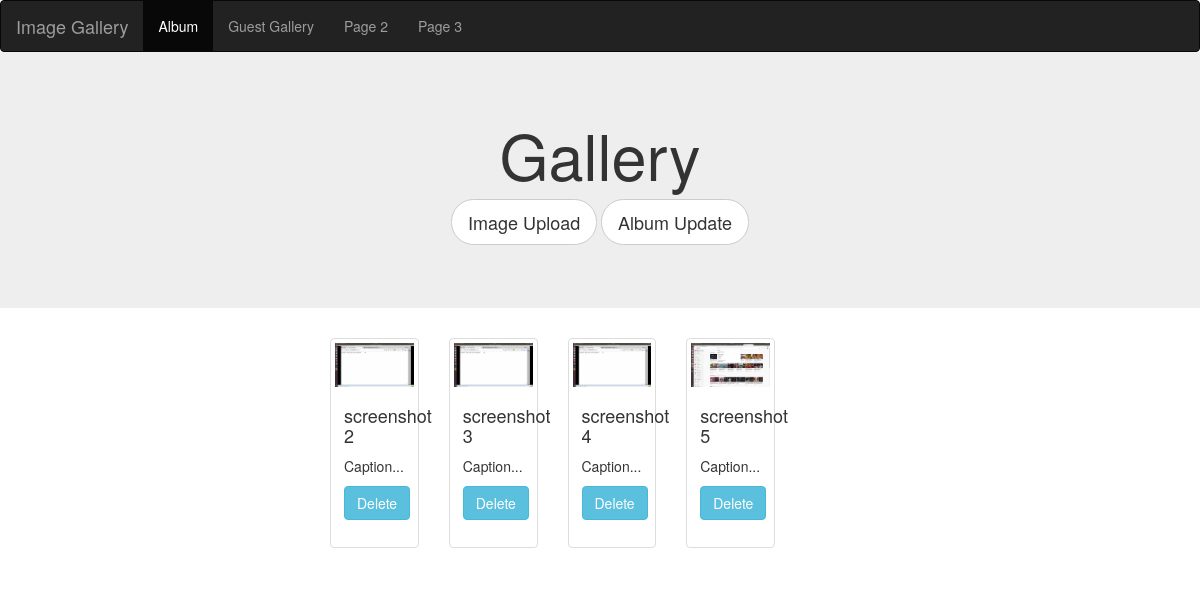
The page /gallery.php?album_id=58 (signed in) on the database its author committed.
### tables this page shows
CREATE TABLE `images` (
  `id` int(11) NOT NULL AUTO_INCREMENT,
  `caption` varchar(200) NOT NULL,
  `size` int(11) NOT NULL,
  `ext` varchar(100) DEFAULT NULL,
  `mime` varchar(100) DEFAULT NULL,
  `original_name` varchar(100) DEFAULT NULL,
  `user_id` int(11) NOT NULL,
  `album_id` int(11) NOT NULL,
  `image_name` varchar(255) NOT NULL,
  `created_at` datetime NOT NULL,
  `updated_at` datetime NOT NULL,
  `deleted_at` datetime DEFAULT NULL,
  `view_status` tinyint(1) NOT NULL,
  PRIMARY KEY (`id`),
  KEY `images_albums_FK` (`album_id`),
  KEY `images_users_FK` (`user_id`),
  CONSTRAINT `images_albums_FK` FOREIGN KEY (`album_id`) REFERENCES `albums` (`id`),
  CONSTRAINT `images_users_FK` FOREIGN KEY (`user_id`) REFERENCES `users` (`id`)
);

### model/view.php (called while the page is built, shortened)
<?php
class view
{
    function display($filename,$details=[],$header='header',$footer='footer'){
        extract($details);
         require_once 'views/'.$filename.'.php';
    }
}
?>

### gallery.php (called while the page is built, shortened)
<?php
require_once "model/view.php";
$data = [];
$object = new Image();
$viewobj = new view();
$albumobj = new Album();
$result = $object->whereClause([
    'user_id'=>$_SESSION['user_id'],
    'album_id'=>$_SESSION['album_id']
]);
$data['images'] = $result;
$album_details=$albumobj->getRecord($_SESSION['album_id']);
$data['album_details'] = $album_details;
$viewobj->display('gallery',$data);
?>

### model/DB.php (called while the page is built, shortened)
<?php
class DB
{
    protected static $connection = NULL;
    protected $_table;
    protected $clause;
    protected $trimmedclause;
    protected function connect()
    {
        try
        {
            if(is_null(self::$connection))
            {
                self::$connection = new PDO('mysql:host='.DB_HOST.';dbname='.DB_NAME,DB_USER,DB_PASS);
                self::$connection->setAttribute(PDO::ATTR_ERRMODE,PDO::ERRMODE_EXCEPTION);
                return self::$connection;
            }
            return self::$connection;
        }
        catch(PDOExeption $e)
        {
            die();
        }
    }
    public function setTable(string $name)
    {
        $this->_table = $name;
    }
    public function getTable() :string
    {
        return $this->_table;
    }
    public function whereClause(array $args)
    {   $row = [];
    $sql ="SELECT * FROM {$this->getTable()} ";
    $sql .='WHERE ';
    $sql .=$this->trimmedclause;
    $stmt = self::$connection->prepare($sql);
    foreach($args as $key => $value)
    {
        $stmt->bindValue(":$key", $value);
    }
    $stmt->execute();
    $row = $stmt->fetchAll(PDO::FETCH_ASSOC);
    return $row;
    }
   public function arrayToClause(array $args)
   {
    foreach($args as $key => $value )
    {
      $this->clause .= "$key =:$key AND ";
    }
    $this->trimmedclause = rtrim($this->clause,"AND ");
   }
}
?>

### views/gallery.php (the view, shortened to what this page needs)
<?php
$location = 'images/thumbnail/thumb_';
?>
<nav class="navbar navbar-inverse">
  <div class="container-fluid">
    <div class="navbar-header">
      <a class="navbar-brand" href="#">Image Gallery</a>
    </div>
    <ul class="nav navbar-nav">
      <li class="active"><a href="profile.php">Album</a></li>
      <li><a href="GuestGallery.php">Guest Gallery</a></li>
      <li><a href="#">Page 2</a></li>
      <li><a href="#">Page 3</a></li>
    </ul>
  </div>
</nav>
  <section class="jumbotron text-center">
        <div class="container">
          <h1 class="jumbotron-heading">Gallery</h1>
          <button type="button" class="btn btn-default btn-round-lg btn-lg" data-toggle="modal" data-target="#ImageUpload">Image Upload</button>
          <button type="button" class="btn btn-default btn-round-lg btn-lg" data-toggle="modal" data-target="#AlbumUpdate">Album Update</button>
        </div>
      </section>
<div class="col-md-6 col-md-offset-3">
<div class="col-xs-12 col-sm-10">
<div class="row">
    <?php
        if(isset($images))
        {
            if(!empty($images))
            {
                foreach($images as $image)
                {
                    if($image['deleted_at']==NULL)
                    {?>
                        <div class="col-xs-18 col-sm-6 col-md-3">
                                <div class="thumbnail" >
                                    <form action="<?=$_SERVER['PHP_SELF']?>" method="post">
                                        <img src="<?=$location.$image['image_name']?>"class="img-responsive" alt="card-img-top">
                                            <div class="caption">
                                                <h4><?=$image['caption']?></h4>
                                                <p>Caption...</p>
                                                <button type="submit" class="btn btn-info" name="delete-image">Delete</button>
                                        </div>
                                    </form>
                                </div>
                        </div>
    <?php
                    }
                }
    ?>
</div>
</div>
<?php
}
}
?>
</div>

### views/gallery.php (style rules this page uses)
.btn-round-lg { border-radius: 22.5px; }
.navbar { margin-bottom: 0px; }

### rows shown on the page
images: image_name (picture), caption "screenshot 2"
images: image_name (picture), caption "screenshot 3"
images: image_name (picture), caption "screenshot 4"
images: image_name (picture), caption "screenshot 5"
